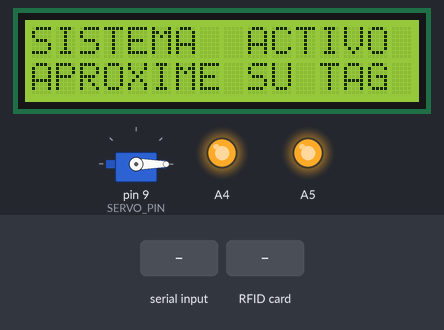
The sketch below on a simulated Arduino Uno, built with avr-gcc and run on an emulated ATmega328P. On the bench: 16×2 character LCD, servo, output pins drawn as LEDs (lit = HIGH). The inputs (shaded band) are chosen by the test bench. What the sketch prints to the serial monitor is not drawn.

Above: at 3.6 s.
3.7 s: "1\n" received over Serial
At 4.6 s:
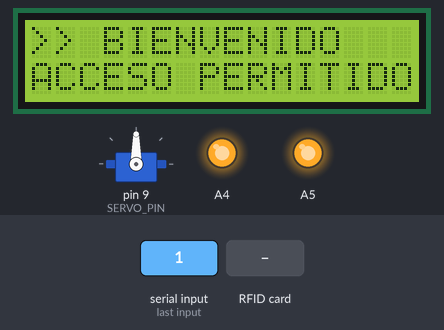
5.2 s: RFID card 5E 7A 19 C4 held to the reader
At 8.0 s:
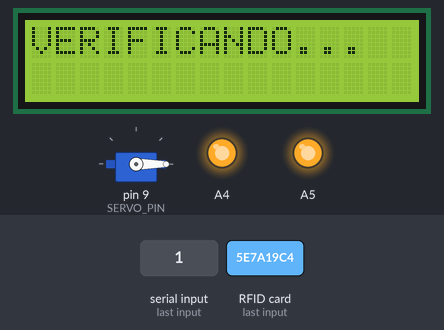
8.2 s: "E\n" received over Serial
At 9.5 s:
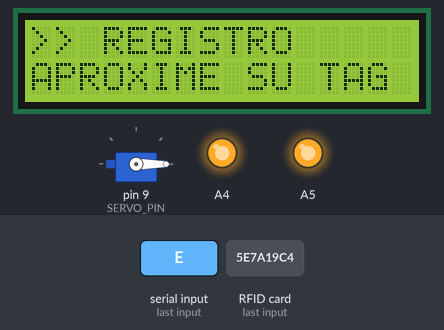
10.5 s: "K\n" received over Serial
At 11.0 s:
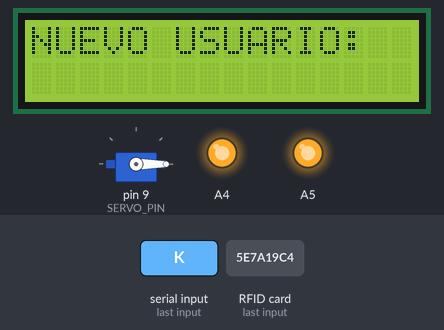
13.5 s: "W\n" received over Serial
At 15.1 s:
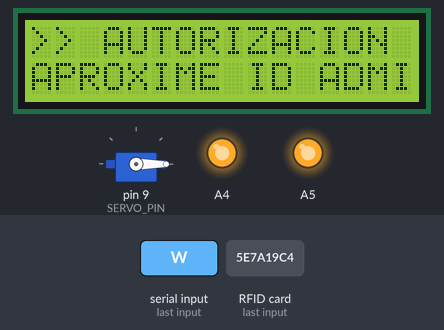
16.1 s: "0\n" received over Serial
At 17.4 s:
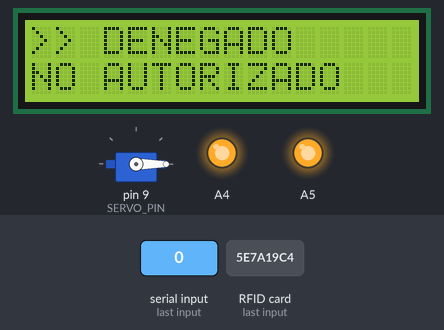
Timing chart, 0 to 19.1 s (numbered marks = the images above; inputs shaded):
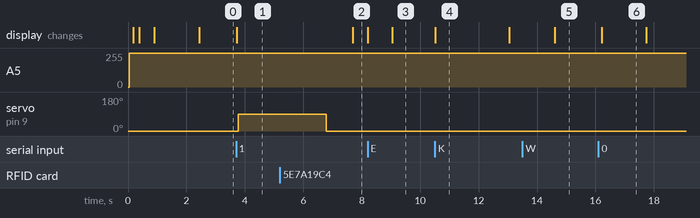

Measured:
- after the input at 3.7 s, servo on pin 9 (SERVO_PIN): 0° → 90° after 0.08 s; the display: changes at once (image 1)
- after the input at 5.2 s, the display: changes after 2.5 s (image 2)
- after the input at 8.2 s, the display: first changes at once (image 3 shows a later state)
- after the input at 10.5 s, the display: changes at once (image 4)
- after the input at 13.5 s, the display: changes after 1.1 s (image 5)
- after the input at 16.1 s, the display: changes after 0.11 s (image 6)
- what the display in image 4 shows lasts 2.5 s, from 10.5 s to 13.0 s

The sketch:

access_control_with_admin.ino
```cpp
/*
 * Sistema de Control de Acceso IoT - Arduino
 * ===========================================
 *
 * COMANDOS SERIALES:
 * - 'P': Ping (responde PONG:ACCESS_SYSTEM_V2)
 * - 'W': Esperar tarjeta del admin
 * - 'E': Modo registro (admin validado)
 * - 'A': Modo acceso normal
 * - 'K:nombre': Registro exitoso (muestra nombre)
 * - 'X': Admin rechazado
 * - '1': Acceso concedido
 * - '0': Acceso denegado
 */

#include <Wire.h>
#include <Adafruit_PN532.h>
#include <LiquidCrystal_I2C.h>
#include <Servo.h>

#define PN532_IRQ   2
#define PN532_RESET 3
Adafruit_PN532 nfc(PN532_IRQ, PN532_RESET);
LiquidCrystal_I2C lcd(0x27, 16, 2);
Servo torniquete;

#define SERVO_PIN 9
#define CERRADO 0
#define ABIERTO 90

#define TAG_COOLDOWN_MS 7000

// =============================================
// Variables de estado
bool modoRegistro = false;
bool esperandoAdmin = false;
bool sesionActiva = true;   // Siempre leyendo tags (mitigacion para brownout resets)
bool enVerificacion = false; // Flag para saber si estamos esperando respuesta de Java
String serialBuffer = "";
unsigned long ultimaLectura = 0;
unsigned long tiempoVerificacion = 0; // Para el timeout de la conexion a Java

// =============================================
// Funcion auxiliar: Siempre configurar timeout
// despues de Wire.begin() o nfc.begin()
// porque nfc.begin() llama Wire.begin()
// internamente y RESETEA el timeout.
// =============================================
void setI2CTimeout() {
  Wire.setWireTimeout(3000, true);  // 3ms max, auto-reset bus
}

// =============================================
// Recuperacion del bus I2C + reinicio de todo
// =============================================
void recoverI2CBus() {
  Wire.end();

  // 9 pulsos SCL para destrabar SDA
  pinMode(A5, OUTPUT);
  pinMode(A4, INPUT_PULLUP);
  for (int i = 0; i < 9; i++) {
    digitalWrite(A5, LOW);
    delayMicroseconds(10);
    digitalWrite(A5, HIGH);
    delayMicroseconds(10);
  }

  // Condicion STOP
  pinMode(A4, OUTPUT);
  digitalWrite(A4, LOW);
  delayMicroseconds(10);
  digitalWrite(A5, HIGH);
  delayMicroseconds(10);
  digitalWrite(A4, HIGH);
  delayMicroseconds(10);

  Wire.begin();
  setI2CTimeout();  // CRITICO: re-aplicar timeout
  delay(100);
}

// =============================================
// Reiniciar TODOS los dispositivos I2C
// (LCD + NFC) con timeout protegido
// =============================================
void reiniciarI2C() {
  recoverI2CBus();
  lcd.init();
  lcd.backlight();
  nfc.begin();       // ATENCION: esto llama Wire.begin() y borra el timeout
  setI2CTimeout();   // CRITICO: re-aplicar timeout inmediatamente
  nfc.SAMConfig();
}

void setup() {
  Serial.begin(115200);

  // CRITICO: Recuperar bus I2C ANTES de inicializar dispositivos.
  // Si el bus quedo colgado de la sesion anterior (LCD muestra bloques),
  // esto lo destraba enviando 9 pulsos SCL + condicion STOP.
  recoverI2CBus();

  // Inicializar LCD con reintentos
  bool lcdOk = false;
  for (int intento = 0; intento < 3; intento++) {
    lcd.init();
    lcd.backlight();
    lcd.clear();
    lcd.setCursor(0, 0);
    lcd.print("INIT...");
    delay(200);

    // Verificar si la LCD respondio (si no hay timeout, funciono)
    if (!Wire.getWireTimeoutFlag()) {
      lcdOk = true;
      break;
    }

    // Si fallo, recuperar bus e intentar de nuevo
    Wire.clearWireTimeoutFlag();
    Serial.print("LCD init intento ");
    Serial.print(intento + 1);
    Serial.println(" fallo, reintentando...");
    recoverI2CBus();
    delay(300);
  }

  if (!lcdOk) {
    Serial.println("WARN: LCD init fallo despues de 3 intentos");
  }

  lcd.clear();

  // Servo a posicion inicial
  torniquete.attach(SERVO_PIN);
  torniquete.write(CERRADO);
  delay(500);
  torniquete.detach();

  nfc.begin();       // Llama Wire.begin() internamente
  setI2CTimeout();   // Re-aplicar timeout
  nfc.SAMConfig();

  lcd.clear();
  lcd.print("  IOT  ACCESS");
  lcd.setCursor(0, 1);
  lcd.print("   SYSTEM v2");
  delay(1500);
  mostrarEspera();
}

void loop() {
  // ESCUCHAR ORDENES DE JAVA
  while (Serial.available() > 0) {
    char c = Serial.read();
    if (c == '\n' || c == '\r') {
      if (serialBuffer.length() > 0) {
        procesarMensaje(serialBuffer);
        serialBuffer = "";
      }
    } else {
      serialBuffer += c;
    }
  }

  // Si no hay sesion activa con Java, no leer tags
  if (!sesionActiva) {
    return;
  }

  // COOLDOWN
  if (millis() - ultimaLectura < TAG_COOLDOWN_MS) {
    return;
  }

  // LEER TARJETA NFC
  uint8_t uid[7];
  uint8_t uidLength;

  if (nfc.readPassiveTargetID(PN532_MIFARE_ISO14443A, uid, &uidLength, 100)) {
    ultimaLectura = millis();

    Serial.print("UID:");
    for (uint8_t i = 0; i < uidLength; i++) {
      Serial.print(uid[i], HEX);
      if (i < uidLength - 1) Serial.print("-");
    }
    Serial.println();

    if (esperandoAdmin) {
      lcd.clear();
      lcd.print("VERIFICANDO");
      lcd.setCursor(0, 1);
      lcd.print("ADMIN...");
      enVerificacion = true;
      tiempoVerificacion = millis();
    } else if (modoRegistro) {
      lcd.clear();
      lcd.print("TAG DETECTADO");
      lcd.setCursor(0, 1);
      lcd.print("PROCESANDO...");
      enVerificacion = true;
      tiempoVerificacion = millis();
    } else {
      lcd.clear();
      lcd.print("VERIFICANDO...");
      enVerificacion = true;
      tiempoVerificacion = millis();
    }

    delay(500);
  }

  // Verificar timeout de validacion por desconexion PC (4 segundos)
  if (enVerificacion && (millis() - tiempoVerificacion > 4000)) {
    lcd.clear();
    lcd.print("NO HAY RESPUESTA");
    lcd.setCursor(0, 1);
    lcd.print("DE LA PC...");
    delay(2000);

    enVerificacion = false;
    mostrarEspera();
  }

  // Auto-recuperacion si I2C tuvo timeout
  if (Wire.getWireTimeoutFlag()) {
    Wire.clearWireTimeoutFlag();
    reiniciarI2C();
    mostrarEspera();
  }
}

void procesarMensaje(String msg) {
  char cmd = msg.charAt(0);

  // Al recibir un comando, ya no estamos esperando verificacion
  enVerificacion = false;

  // Cualquier comando de Java activa la sesion
  if (!sesionActiva) {
    sesionActiva = true;
  }

  switch (cmd) {
    case 'P':
      Serial.println("PONG:ACCESS_SYSTEM_V2");
      break;

    case 'W':
      esperandoAdmin = true;
      modoRegistro = false;
      lcd.clear();
      lcd.print(">> AUTORIZACION");
      lcd.setCursor(0, 1);
      lcd.print("APROXIME ID ADMIN");
      break;

    case 'E':
      modoRegistro = true;
      esperandoAdmin = false;
      lcd.clear();
      lcd.print("ADMIN OK!");
      delay(800);
      lcd.clear();
      lcd.print(">> REGISTRO");
      lcd.setCursor(0, 1);
      lcd.print("APROXIME SU TAG");
      break;

    case 'A':
      modoRegistro = false;
      esperandoAdmin = false;
      mostrarEspera();
      break;

    case '1':
      abrirTorniquete();
      break;

    case '0':
      accesoDenegado();
      break;

    case 'K': {
      String nombre = "";
      if (msg.length() > 2 && msg.charAt(1) == ':') {
        nombre = msg.substring(2);
      }
      registroExitoso(nombre);
      break;
    }

    case 'X':
      lcd.clear();
      lcd.print(">> DENEGADO");
      lcd.setCursor(0, 1);
      lcd.print("NO ES ADMIN");
      delay(1500);
      esperandoAdmin = false;
      modoRegistro = false;
      mostrarEspera();
      break;
  }
}

void registroExitoso(String nombre) {
  lcd.clear();
  lcd.print("NUEVO USUARIO:");
  lcd.setCursor(0, 1);
  if (nombre.length() > 16) {
    nombre = nombre.substring(0, 16);
  }
  lcd.print(nombre);
  delay(2500);

  lcd.clear();
  lcd.print("REGISTRO EXITOSO");
  lcd.setCursor(0, 1);
  lcd.print("BIENVENIDO!");
  delay(1500);

  modoRegistro = false;
  esperandoAdmin = false;
  mostrarEspera();
}

void abrirTorniquete() {
  // 1. Mostrar mensaje ANTES del servo
  lcd.clear();
  lcd.print(">> BIENVENIDO");
  lcd.setCursor(0, 1);
  lcd.print("ACCESO PERMITIDO");

  // 2. Servo
  torniquete.attach(SERVO_PIN);
  delay(50);
  torniquete.write(ABIERTO);
  delay(3000);
  torniquete.write(CERRADO);
  delay(500);
  torniquete.detach();
  delay(200);

  // 3. Recuperar I2C + reiniciar LCD y NFC con timeout protegido
  reiniciarI2C();

  // 4. Listo
  mostrarEspera();
}

void accesoDenegado() {
  lcd.clear();
  lcd.print(">> DENEGADO");
  lcd.setCursor(0, 1);
  lcd.print("NO AUTORIZADO");
  delay(1500);
  mostrarEspera();
}

void mostrarEspera() {
  lcd.clear();
  lcd.print("SISTEMA  ACTIVO");
  lcd.setCursor(0, 1);
  lcd.print("APROXIME SU TAG");
}

void mostrarEsperaConexion() {
  lcd.clear();
  lcd.print("   ESPERANDO");
  lcd.setCursor(0, 1);
  lcd.print("  CONEXION PC...");
}
```
